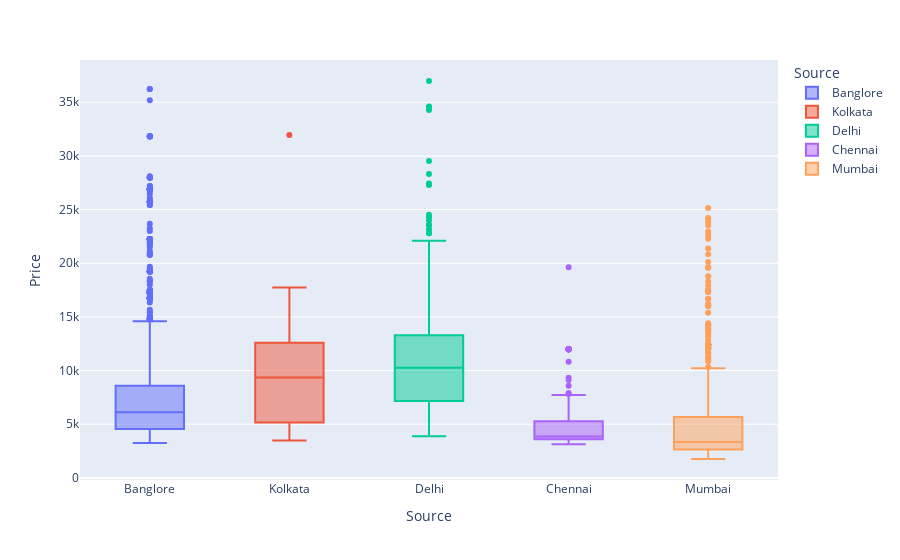

The code cell stored with this chart in its notebook:
### Code cell
px.box(df , x = 'Source' , y = 'Price' , color = 'Source')

### Figure 1 — Plotly figure (JSON) as saved in the notebook; plotly's stock layout.template omitted (floating-point values rounded to 4 significant figures; data arrays with more than 128 entries replaced by an {"elided": "..."} marker saying what was removed)
{"data": [{"alignmentgroup": "True", "hovertemplate": "Source=%{x}<br>Price=%{y}<extra></extra>", "legendgroup": "Banglore", "marker": {"color": "#636efa"}, "name": "Banglore", "notched": false, "offsetgroup": "Banglore", "orientation": "v", "showlegend": true, "type": "box", "x": {"elided": "2178 str values"}, "x0": " ", "xaxis": "x", "y": {"elided": "2178 int values"}, "y0": " ", "yaxis": "y"}, {"alignmentgroup": "True", "hovertemplate": "Source=%{x}<br>Price=%{y}<extra></extra>", "legendgroup": "Kolkata", "marker": {"color": "#EF553B"}, "name": "Kolkata", "notched": false, "offsetgroup": "Kolkata", "orientation": "v", "showlegend": true, "type": "box", "x": {"elided": "2860 str values"}, "x0": " ", "xaxis": "x", "y": {"elided": "2860 int values"}, "y0": " ", "yaxis": "y"}, {"alignmentgroup": "True", "hovertemplate": "Source=%{x}<br>Price=%{y}<extra></extra>", "legendgroup": "Delhi", "marker": {"color": "#00cc96"}, "name": "Delhi", "notched": false, "offsetgroup": "Delhi", "orientation": "v", "showlegend": true, "type": "box", "x": {"elided": "4345 str values"}, "x0": " ", "xaxis": "x", "y": {"elided": "4345 int values"}, "y0": " ", "yaxis": "y"}, {"alignmentgroup": "True", "hovertemplate": "Source=%{x}<br>Price=%{y}<extra></extra>", "legendgroup": "Chennai", "marker": {"color": "#ab63fa"}, "name": "Chennai", "notched": false, "offsetgroup": "Chennai", "orientation": "v", "showlegend": true, "type": "box", "x": {"elided": "381 str values"}, "x0": " ", "xaxis": "x", "y": {"elided": "381 int values"}, "y0": " ", "yaxis": "y"}, {"alignmentgroup": "True", "hovertemplate": "Source=%{x}<br>Price=%{y}<extra></extra>", "legendgroup": "Mumbai", "marker": {"color": "#FFA15A"}, "name": "Mumbai", "notched": false, "offsetgroup": "Mumbai", "orientation": "v", "showlegend": true, "type": "box", "x": {"elided": "697 str values"}, "x0": " ", "xaxis": "x", "y": {"elided": "697 int values"}, "y0": " ", "yaxis": "y"}], "layout": {"boxmode": "overlay", "legend": {"title": {"text": "Source"}, "tracegroupgap": 0}, "margin": {"t": 60}, "xaxis": {"anchor": "y", "categoryarray": ["Banglore", "Kolkata", "Delhi", "Chennai", "Mumbai"], "categoryorder": "array", "domain": [0, 1], "title": {"text": "Source"}}, "yaxis": {"anchor": "x", "domain": [0, 1], "title": {"text": "Price"}}}}
